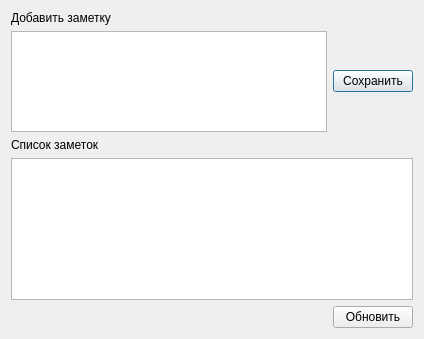
<?xml version="1.0" encoding="UTF-8"?>
<ui version="4.0">
 <class>NotesDialog</class>
 <widget class="QDialog" name="NotesDialog">
  <property name="geometry">
   <rect>
    <x>0</x>
    <y>0</y>
    <width>424</width>
    <height>339</height>
   </rect>
  </property>
  <property name="windowTitle">
   <string>Заметки</string>
  </property>
  <property name="windowIcon">
   <iconset resource="images.qrc">
    <normaloff>:/images/outcall-logo.png</normaloff>:/images/outcall-logo.png</iconset>
  </property>
  <layout class="QGridLayout" name="gridLayout_3">
   <item row="0" column="0">
    <layout class="QGridLayout" name="gridLayout_2">
     <item row="0" column="0">
      <layout class="QVBoxLayout" name="verticalLayout">
       <item>
        <widget class="QLabel" name="label">
         <property name="text">
          <string>Добавить заметку</string>
         </property>
        </widget>
       </item>
       <item>
        <layout class="QHBoxLayout" name="horizontalLayout">
         <item>
          <widget class="QTextEdit" name="textEdit">
           <property name="focusPolicy">
            <enum>Qt::StrongFocus</enum>
           </property>
           <property name="tabChangesFocus">
            <bool>true</bool>
           </property>
           <property name="html">
            <string>&lt;!DOCTYPE HTML PUBLIC &quot;-//W3C//DTD HTML 4.0//EN&quot; &quot;http://www.w3.org/TR/REC-html40/strict.dtd&quot;&gt;
&lt;html&gt;&lt;head&gt;&lt;meta name=&quot;qrichtext&quot; content=&quot;1&quot; /&gt;&lt;style type=&quot;text/css&quot;&gt;
p, li { white-space: pre-wrap; }
&lt;/style&gt;&lt;/head&gt;&lt;body style=&quot; font-family:'MS Shell Dlg 2'; font-size:8.25pt; font-weight:400; font-style:normal;&quot;&gt;
&lt;p style=&quot;-qt-paragraph-type:empty; margin-top:0px; margin-bottom:0px; margin-left:0px; margin-right:0px; -qt-block-indent:0; text-indent:0px;&quot;&gt;&lt;br /&gt;&lt;/p&gt;&lt;/body&gt;&lt;/html&gt;</string>
           </property>
          </widget>
         </item>
         <item>
          <widget class="QPushButton" name="saveButton">
           <property name="focusPolicy">
            <enum>Qt::StrongFocus</enum>
           </property>
           <property name="text">
            <string>Сохранить</string>
           </property>
          </widget>
         </item>
        </layout>
       </item>
      </layout>
     </item>
     <item row="1" column="0">
      <layout class="QGridLayout" name="gridLayout">
       <item row="2" column="0" colspan="2">
        <widget class="QTableView" name="tableView">
         <property name="enabled">
          <bool>true</bool>
         </property>
         <property name="focusPolicy">
          <enum>Qt::ClickFocus</enum>
         </property>
        </widget>
       </item>
       <item row="3" column="0">
        <spacer name="horizontalSpacer">
         <property name="orientation">
          <enum>Qt::Horizontal</enum>
         </property>
         <property name="sizeHint" stdset="0">
          <size>
           <width>40</width>
           <height>20</height>
          </size>
         </property>
        </spacer>
       </item>
       <item row="3" column="1">
        <widget class="QPushButton" name="updateButton">
         <property name="text">
          <string>Обновить</string>
         </property>
        </widget>
       </item>
       <item row="1" column="0">
        <widget class="QLabel" name="label_2">
         <property name="text">
          <string>Список заметок</string>
         </property>
        </widget>
       </item>
       <item row="0" column="0">
        <spacer name="verticalSpacer">
         <property name="orientation">
          <enum>Qt::Vertical</enum>
         </property>
         <property name="sizeHint" stdset="0">
          <size>
           <width>20</width>
           <height>40</height>
          </size>
         </property>
        </spacer>
       </item>
      </layout>
     </item>
    </layout>
   </item>
  </layout>
 </widget>
 <tabstops>
  <tabstop>textEdit</tabstop>
  <tabstop>tableView</tabstop>
  <tabstop>updateButton</tabstop>
 </tabstops>
 <resources>
  <include location="images.qrc"/>
 </resources>
 <connections/>
</ui>
